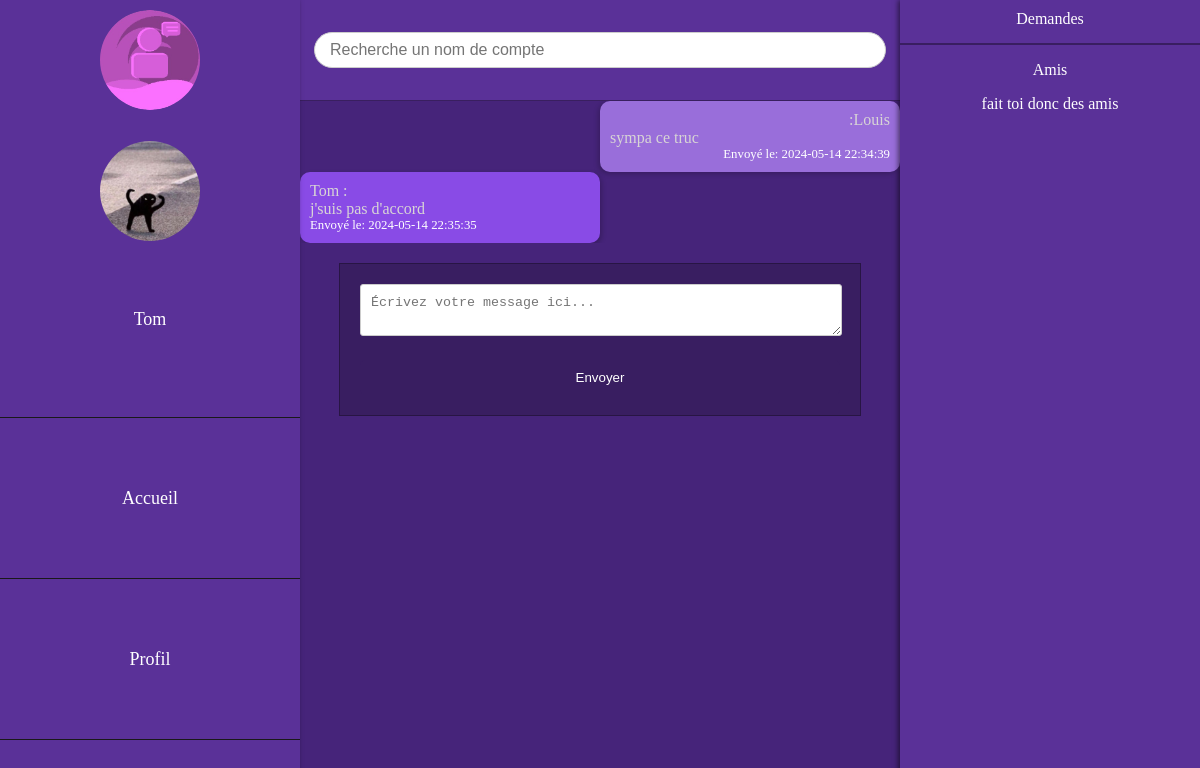
Page /php/discussion.php?id=1 (signed in) on the committed database.
### tables this page shows
CREATE TABLE Utilisateurs  (
    id INTEGER PRIMARY KEY AUTOINCREMENT,
    nom TEXT,
    email TEXT UNIQUE,
    mdp TEXT,
    age INT,
    token TEXT,
    pp TEXT,
    bannier TEXT,
    bio TEXT,
    date_inscription DATE
);

CREATE TABLE Messages   (
    id INTEGER PRIMARY KEY AUTOINCREMENT,
    utilisateur_id1 INTEGER,
    utilisateur_id2 INTEGER,
    contenu TEXT,
    date_publication DATETIME,
    FOREIGN KEY (utilisateur_id1) REFERENCES Utilisateurs(id)
    FOREIGN KEY (utilisateur_id2) REFERENCES Utilisateurs(id)
);

### php/discussion.php (the view, shortened to what this page needs)
<?php
$pdo = connexion('../bdd/database.sqlite');
$utilisateur_id1 = $_SESSION['id'];
$utilisateur_id2 = isset($_POST['id']) ? $_POST['id'] : (isset($_GET['id']) ? $_GET['id'] : '');
include('fonction.php');
?>
<!DOCTYPE html>
<html lang="fr">
<head>
    <link href="../css/style_discussion.css" rel="stylesheet">
</head>
<body>
<header>
        <form class="recherche_compte" action="php/recherche.php" method="get">
            <input type="text" id="pseudo" name="pseudo" placeholder="Recherche un nom de compte">
        </form>
    </header>
    <div class="sidebar">
        <div class="top">
            <img src="../images/logo.png" alt="logo site" class="logo">
        </div>
        <ul>
            <li><img src="<?php echo image_pp($_SESSION['email'],'pp',$pdo); ?>" alt="Image de profile side barre"> <p><?php echo image_pp($_SESSION['email'],'nom',$pdo); ?></p></li>
            <li><a href="../index.php">Accueil</a></li>
            <li><a href="profile.php">Profil</a></li>
            <li><a href="deconnexion.php">Se déconnecter</a></li>
        </ul>
    </div>
    <div class="side_gauche">
        <a href="php/demande.php">Demandes</a>
        <?php
        affiche_ami($pdo,'profile_user.php','discussion.php');
        ?>
    </div>
        <div class="messages">
            <div class="mess">
                <?php
                    affiche_message($utilisateur_id1,$utilisateur_id2,$pdo);
                ?>
            </div>
        <form class="envoie_message" action="<?php echo $_SERVER['PHP_SELF']; ?>" method="post">
            <textarea name="contenu" placeholder="Écrivez votre message ici..."></textarea>
            <button type="submit">Envoyer</button>
        </form>
        </div>
</body>
</html>

### php/fonction.php (shortened to what this page needs)
<?php
    function retNom($id, $pdo) {
    $stmt = $pdo->prepare("SELECT nom FROM Utilisateurs WHERE id = :id");
    $stmt->bindParam(':id', $id, PDO::PARAM_INT);
    $stmt->execute();
    $result = $stmt->fetch(PDO::FETCH_ASSOC);
    if ($result) {
        return $result['nom'];
    } else {
        return null;
    }
  }
    function image_pp($email, $choix, $pdo){
      $stmt = $pdo->prepare("SELECT * FROM Utilisateurs WHERE email = :email");
      $stmt->bindparam(':email', $email);
      $stmt->execute();
      $photo = $stmt->fetch();
      if ($photo) {
          return $photo[$choix];
      } else {
          return "";
      }
    }
    function affiche_ami($pdo,$link_user,$link_talk){
        $stmt = $pdo->prepare('SELECT * FROM Amis WHERE utilisateur_id = :id');
        $stmt->bindParam(':id',$_SESSION['id']);
        $stmt->execute();
        $amis = $stmt->fetchALL();
        echo"<div class='amis'>";
        echo "<p class='nbamis'> Amis </p> ";
        if($amis){
          foreach($amis as $ami){
            $nom = retNom($ami['ami_id'],$pdo);
            echo "<section class='ami'>";
            echo "<form action='" . htmlspecialchars($link_user) . "' method='post'>";
              echo "<input type='hidden' name='id' value='" . htmlspecialchars($ami['ami_id']) . "'>";
              echo "<button type='submit' name='nom' value='" . htmlspecialchars($nom) . "'>" . htmlspecialchars($nom) . "</button><br>";
            echo "</form>";
            echo "<form action='" . htmlspecialchars($link_talk) . "' method='post'>";
              echo "<button type='submit' name='id' value='" . htmlspecialchars($ami['ami_id']) . "'> Discussion </button><br> ";
            echo "</form>";
            echo "</section>";
          }
        }else{
          echo"<p>fait toi donc des amis</p>";
        }
      echo"</div>";
    }
function affiche_message($utilisateur_id1,$utilisateur_id2,$pdo){
  $stmt = $pdo->prepare('SELECT * FROM Messages WHERE (utilisateur_id1 = :utilisateur_id1 AND utilisateur_id2 = :utilisateur_id2) OR (utilisateur_id2 = :utilisateur_id1 AND utilisateur_id1 = :utilisateur_id2) ORDER BY id ASC');
  $stmt->bindParam(':utilisateur_id1',$utilisateur_id1);
  $stmt->bindParam(':utilisateur_id2',$utilisateur_id2);
  $stmt->execute();
  $messages = $stmt->fetchAll();
  foreach ($messages as $message) {
    $nom = retNom($message['utilisateur_id1'],$pdo);
      if($message['utilisateur_id1'] == $utilisateur_id1){
          echo "<div class='user1'>";
            echo "<p>" . htmlspecialchars($nom) . " :</p>";
              echo "<p>" . htmlspecialchars($message['contenu']) . "</p>";
              echo "<p>Envoyé le: " . $message['date_publication'] . "</p>";
          echo "</div>";
      }else{
          echo "<div class='user2'>";
              echo "<p>:" . htmlspecialchars($nom) . "</p>";
              echo "<p class='rep'>" . htmlspecialchars($message['contenu']) . "</p>";
              echo "<p>Envoyé le: " . $message['date_publication'] . "</p>";
          echo "</div>";
      }
  }
}
        echo "<input type='hidden' name='id' value='" . htmlspecialchars($publication['utilisateur_id']) . "'>"; ?>

### css/style_discussion.css (style rules this page uses)
body { background-color:#46247a ; margin:0; }
header { margin-left: 300px; margin-right: 300px; background-color: #5A3198; display: flex; justify-content: center; align-items: center; height: 100px; border-bottom: 1px solid #391f5f; }
.sidebar { color:white; position: fixed; left: 0; top: 0; width: 300px; height: 100%; background-color:#5A3198 ; overflow-x: hidden; overflow-y: auto; box-shadow: -2px 0 5px rgba(0,0,0,0.5); }
.sidebar ul { list-style-type: none; padding: 0; margin: 0; }
.sidebar li { text-align: center; line-height: 100px; }
.sidebar ul li { border-bottom: 1px solid #1a1919; padding: 20px 0; }
.sidebar ul li:last-child { border-bottom: none; }
.sidebar ul li a { display: block; color: white; padding: 10px 0; font-size: 18px; text-decoration: none; }
.sidebar img { border-radius: 50%; width:100px; height: 100px; object-fit: cover; }
.sidebar p { color:white; }
.top { margin-top: 10px; margin-bottom: 10px ; text-align: center; }
.logo { display: inline-block; width: 40%; }
img { display: inline-block; vertical-align: middle; max-width: 100%; height: auto; }
.recherche_compte { display: flex; justify-content: center; align-items: center; width: 100%; max-width: 600px; }
.recherche_compte input[type="text"] { width: 90%; border: 1px solid #ccc; padding: 8px 15px; font-size: 16px; border-radius: 20px; outline: none; }
.side_gauche { position: fixed; right: 0; top: 0; width: 300px; height: 100%; background-color: #5A3198; overflow-x: hidden; overflow-y: auto; box-shadow: -2px 0 5px rgba(0,0,0,0.5); }
.side_gauche a { text-align: center; border-bottom: 5px #391e61; display: block; color: white; padding: 10px; text-decoration: none; }
.side_gauche a:first-child { border-bottom: 2px solid #391e61; padding-bottom: 15px; }
.amis { text-align: center; color: white; }
.messages { margin-left: 300px; margin-right: 300px; }
.envoie_message { max-width: 80%; margin: 20px auto; padding: 20px; border: 1px solid #281544; background-color: #391e61; }
.envoie_message textarea { width: calc(100% - 20px); margin-bottom: 10px; padding: 10px; border: 1px solid #ccc; border-radius: 3px; resize: vertical; }
.envoie_message button[type="submit"] { display: block; width: 100%; padding: 10px; margin-top: 10px; border: none; border-radius: 5px; background-color: #391e61; color: white; cursor: pointer; }
.mess { max-height: 600px; overflow: scroll; overflow-x: hidden; flex-direction: column-reverse; }
.sidebar p { display: block; color: white; padding: 10px 0; font-size: 18px; }
.user1 { text-align: left; background-color: #894be6; margin-right: 50%; padding: 10px; border-radius: 10px; box-shadow: 2px 2px 5px rgba(0,0,0,0.2); }
.rep { text-align: left; }
.user2 { text-align: right; background-color: rgb(153, 110, 218); margin-left: 50%; padding: 10px; border-radius: 10px; box-shadow: -2px 2px 5px rgba(0,0,0,0.2); }
.user1 p, .user2 p { margin: 0; color: rgb(216, 213, 213); }
.user1 p:last-child, .user2 p:last-child { font-size: 0.8em; color: white; }

### rows in the picture
utilisateurs: pp (picture), nom "Tom"
messages: utilisateur_id1.nom "Louis", contenu "sympa ce truc", date_publication "2024-05-14 22:34:39"
messages: utilisateur_id1.nom "Tom", contenu "j'suis pas d'accord", date_publication "2024-05-14 22:35:35"
